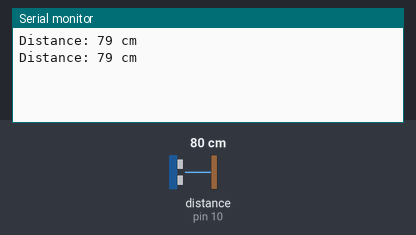
A sketch run on a simulated Arduino Uno, built with avr-gcc and run on an emulated ATmega328P. Parts: the last lines printed to the serial monitor. Wiring (inferred from the names in the program): ultrasonic range finder: trigger pin 9; echo pin 10. The inputs (shaded band) are chosen by the test bench; at power-on: distance to the obstacle (sensor on pin 10) 80 cm. The echo pulse lasts 58.3 µs per cm.

Above: at 1.8 s.
1.9 s: distance to the obstacle (sensor on pin 10) set to 2 cm
At 2.6 s:
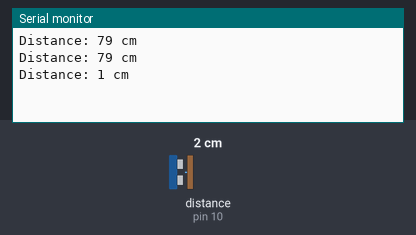
3.4 s: distance to the obstacle (sensor on pin 10) set to 4 cm
At 4.8 s:
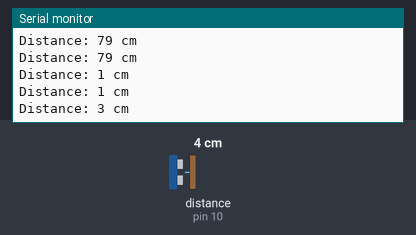
Timing chart, 0 to 6.4 s (numbered marks = the images above; inputs shaded):
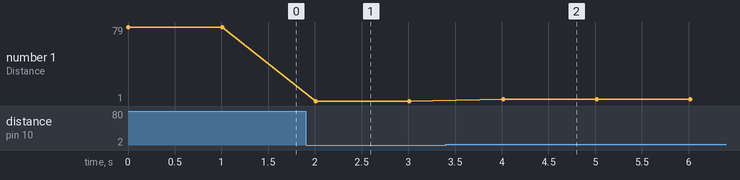

The sketch:

Toll_gate.ino
```cpp
#define TRIGGER_PIN  9 // Arduino pin connected to the trigger pin of ultrasonic sensor
#define ECHO_PIN     10 // Arduino pin connected to the echo pin of ultrasonic sensor

void setup() {
  Serial.begin(9600);
  pinMode(TRIGGER_PIN, OUTPUT);
  pinMode(ECHO_PIN, INPUT);
}
void loop(){
  long duration, distance;
  digitalWrite(TRIGGER_PIN, LOW);
  delayMicroseconds(2);
  digitalWrite(TRIGGER_PIN, HIGH);
  delayMicroseconds(10);
  digitalWrite(TRIGGER_PIN, LOW);
  duration = pulseIn(ECHO_PIN, HIGH);
  distance = (duration / 2) / 29.1; // Calculate distance in centimeters

  Serial.print("Distance: ");
  Serial.print(distance);
  Serial.println(" cm");
  delay(1000); // Wait for 1 second before taking the next reading
}
```

Measured:
- after the input at 1.9 s, the serial monitor: prints a new line after 0.11 s (image 1)
- after the input at 3.4 s, the serial monitor: prints a new line after 0.61 s (image 2)
- plotted number 1: 79 → 1 after the input at 1.9 s, 1 → 3 after the input at 3.4 s
